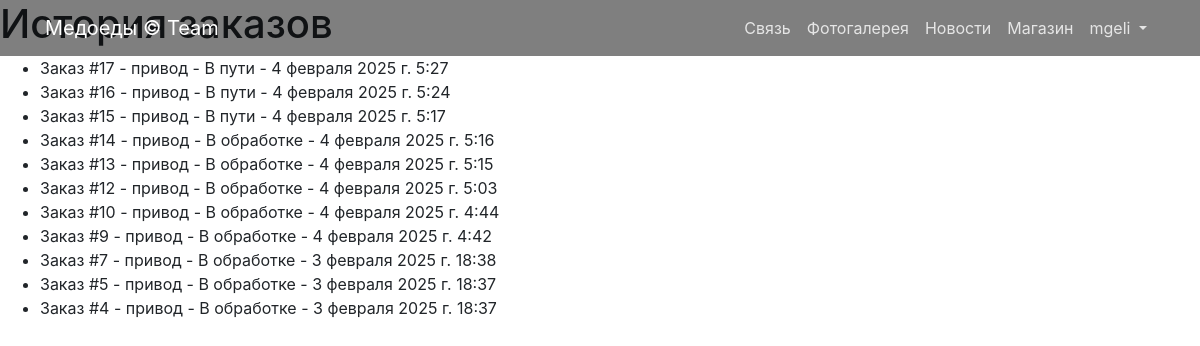
/store/order_history/ (signed in), run on an earlier commit of the app's database.
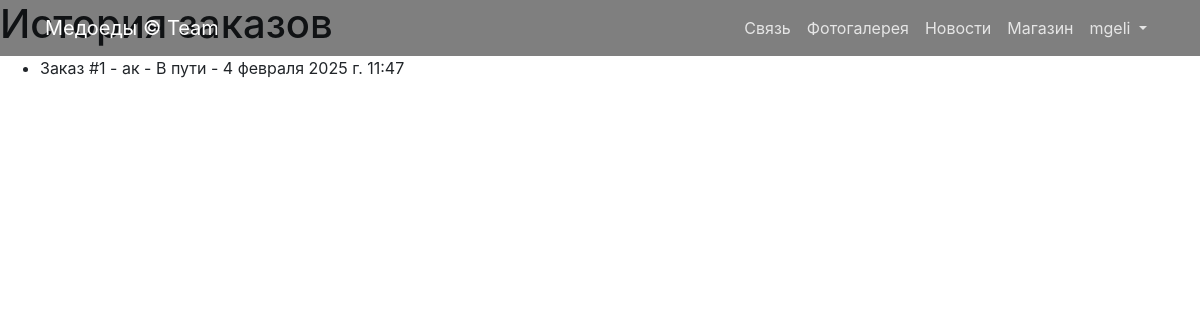
And on a later commit of the database.
### store/models.py (models this page shows, shortened)
class DeliveryRequest(models.Model):
    STATUS_CHOICES = [
        ('В обработке', 'В обработке'),
        ('В пути', 'В пути'),
        ('Доставлено', 'Доставлено'),
    ]
    user = models.ForeignKey(User, on_delete=models.CASCADE)
    product = models.ForeignKey('Product', on_delete=models.CASCADE)
    quantity = models.PositiveIntegerField()
    address = models.TextField()
    created_at = models.DateTimeField(auto_now_add=True)
    status = models.CharField(max_length=100, choices=STATUS_CHOICES, default='В обработке')
    details = models.TextField(null=True, blank=True)  # Добавляем поле details

class Product(models.Model):
    name = models.CharField(max_length=120)
    description = models.TextField()
    price = models.DecimalField(max_digits=10, decimal_places=2)
    quantity = models.PositiveIntegerField(default=0)
    image = models.ImageField(upload_to='products_images', blank=True)  # Основное изображение
    category = models.ForeignKey(to=ProductCategory, on_delete=models.PROTECT)

### store/views.py (the view)
# urls.py: path('order_history/', order_history, name='order_history'),
@login_required
def order_history(request):
    orders = DeliveryRequest.objects.filter(user=request.user).order_by('-created_at')
    context = {
        'orders': orders,
        'title': 'История заказов',
    }
    return render(request, 'store/order_history.html', context)

### store/templates/store/order_history.html
{% extends 'store/base.html' %}
{% block content %}
<h1>История заказов</h1>
{% if orders %}
    <ul>
        {% for order in orders %}
            <li>
                Заказ #{{ order.id }} - {{ order.product.name }} - {{ order.status }} - {{ order.created_at }}
            </li>
        {% endfor %}
    </ul>
{% else %}
    <p>У вас нет заказов.</p>
{% endif %}
{% endblock %}

What changed in the data, as far as the page shows it:
removed DeliveryRequest: id "17", product.name "привод", status "В пути", created_at "4 февраля 2025 г. 5:27"
removed DeliveryRequest: id "16", product.name "привод", status "В пути", created_at "4 февраля 2025 г. 5:24"
removed DeliveryRequest: id "15", product.name "привод", status "В пути", created_at "4 февраля 2025 г. 5:17"
removed DeliveryRequest: id "14", product.name "привод", status "В обработке", created_at "4 февраля 2025 г. 5:16"
removed DeliveryRequest: id "13", product.name "привод", status "В обработке", created_at "4 февраля 2025 г. 5:15"
removed DeliveryRequest: id "12", product.name "привод", status "В обработке", created_at "4 февраля 2025 г. 5:03"
removed DeliveryRequest: id "10", product.name "привод", status "В обработке", created_at "4 февраля 2025 г. 4:44"
removed DeliveryRequest: id "9", product.name "привод", status "В обработке", created_at "4 февраля 2025 г. 4:42"
removed DeliveryRequest: id "7", product.name "привод", status "В обработке", created_at "3 февраля 2025 г. 18:38"
removed DeliveryRequest: id "5", product.name "привод", status "В обработке", created_at "3 февраля 2025 г. 18:37"
removed DeliveryRequest: id "4", product.name "привод", status "В обработке", created_at "3 февраля 2025 г. 18:37"
added DeliveryRequest: id "1", product.name "ак", status "В пути", created_at "4 февраля 2025 г. 11:47"
